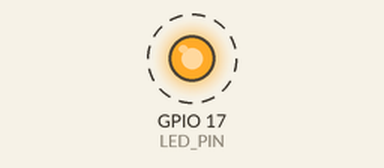
The program below on a simulated Raspberry Pi (BCM pin numbers). Shown: output pins drawn as LEDs (lit = HIGH). Dashed ring = blinking. What the program prints to the terminal is not drawn.

Above: at 0.5 s.
Timing chart, 0 to 4.6 s (numbered marks = the images above):
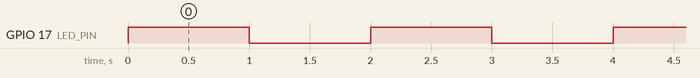

The program:

main.py
```python
import RPi.GPIO as GPIO
import time

GPIO.setmode(GPIO.BCM)

LED_PIN = 17

GPIO.setup(LED_PIN, GPIO.OUT)

try:
    while True:
        GPIO.output(LED_PIN, GPIO.HIGH)
        print("LED ON")
        time.sleep(1)

        GPIO.output(LED_PIN, GPIO.LOW)
        print("LED OFF")
        time.sleep(1)

except KeyboardInterrupt:
    print("Program stopped by user.")

finally:
    GPIO.cleanup()
```

Measured:
- by itself, GPIO 17 (LED_PIN): alternates HIGH for 1.0 s and LOW for 1.0 s
